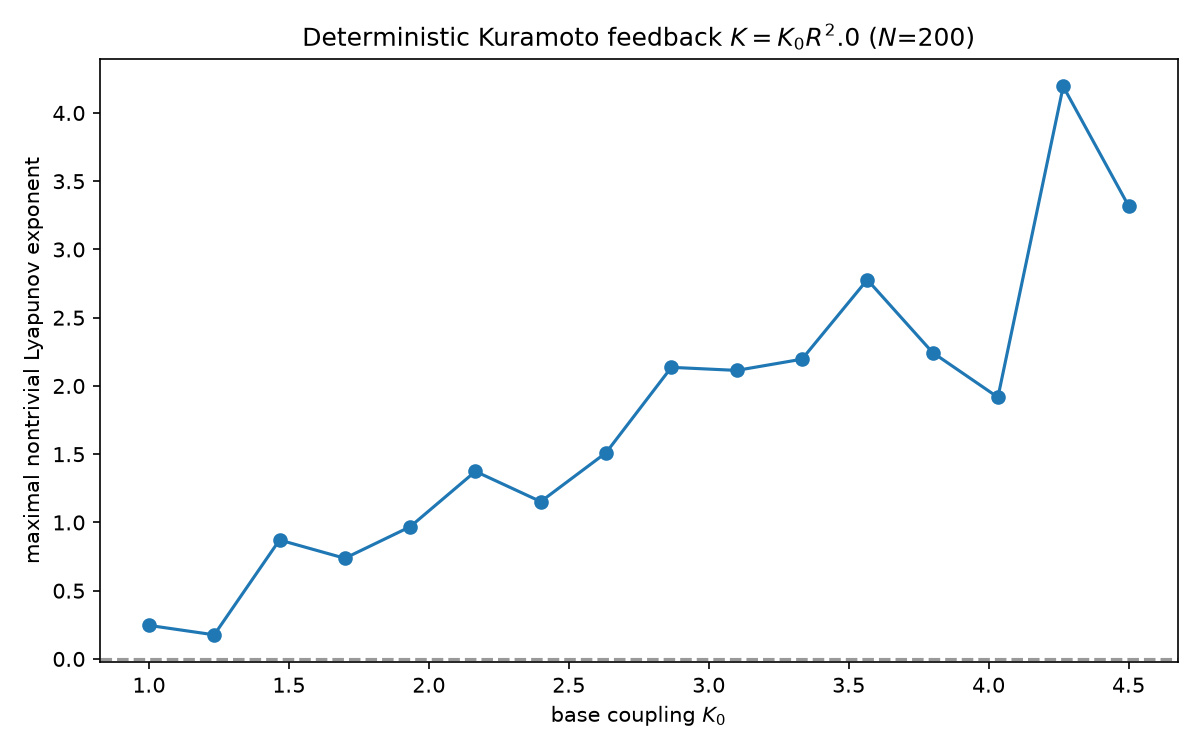

Source code (Python):
import numpy as np
import matplotlib
matplotlib.use('Agg')
import matplotlib.pyplot as plt
import json, time

rng = np.random.default_rng(2025)
N = 200
ALPHA = 2.0
DT = 0.02
T_TRANS = 80.0
T_MEAS = 120.0
N_TRANS = int(T_TRANS / DT)
N_MEAS = int(T_MEAS / DT)
omega = rng.standard_normal(N)

def integrate(theta, K0, n_steps):
    for _ in range(n_steps):
        c = np.cos(theta)
        s = np.sin(theta)
        C, S = c.sum(), s.sum()
        R = np.sqrt(C*C + S*S) / N
        K = K0 * (R ** ALPHA)
        g = S * c - C * s
        theta += DT * (omega + (K / N) * g)
    return theta

def lyapunov_nontrivial(K0):
    theta = rng.uniform(0, 2*np.pi, N)
    theta = integrate(theta, K0, N_TRANS)
    w = rng.standard_normal(N)
    w -= w.mean()
    nrm = np.linalg.norm(w)
    w /= nrm
    lyap_sum = 0.0
    for _ in range(N_MEAS):
        c = np.cos(theta)
        s = np.sin(theta)
        C, S = c.sum(), s.sum()
        R = np.sqrt(C*C + S*S) / N
        K = K0 * (R ** ALPHA)
        g = S * c - C * s
        B = C * c + S * s
        # state step
        theta += DT * (omega + (K / N) * g)
        # tangent step (includes derivative of K=R^2 feedback)
        cw, sw, gw = np.dot(c, w), np.dot(s, w), np.dot(g, w)
        Jw = (K / N) * (c * cw + s * sw - B * w) + (2.0 * K0 / (N * N)) * g * gw
        w += DT * Jw
        w -= w.mean()  # project out rotational zero mode
        nrm = np.linalg.norm(w)
        lyap_sum += np.log(nrm)
        w /= nrm
    return lyap_sum / T_MEAS

if __name__ == '__main__':
    K0s = np.linspace(1.0, 4.5, 16)
    lambdas = []
    t0 = time.time()
    for K0 in K0s:
        lam = lyapunov_nontrivial(K0)
        lambdas.append(lam)
        print(f"K0={K0:.3f}, lambda_max_perp={lam:.5f}")
    print(f"Lyapunov scan time: {time.time()-t0:.1f}s")

    with open('../../shared_agora/artifacts/dossier_001_kuramoto_lyapunov.json', 'w') as f:
        json.dump({'K0': K0s.tolist(), 'lambda_perp': lambdas}, f, indent=2)

    fig, ax = plt.subplots(figsize=(8,5))
    ax.plot(K0s, lambdas, 'o-')
    ax.axhline(0.0, color='k', ls='--', alpha=0.4)
    ax.set_xlabel(r'base coupling $K_0$')
    ax.set_ylabel(r'maximal nontrivial Lyapunov exponent')
    ax.set_title(f'Deterministic Kuramoto feedback $K=K_0 R^{ALPHA}$ ($N$={N})')
    fig.tight_layout()
    png = '../../shared_agora/artifacts/dossier_001_kuramoto_lyapunov.png'
    fig.savefig(png, dpi=150)
    print(f"Saved {png}")
